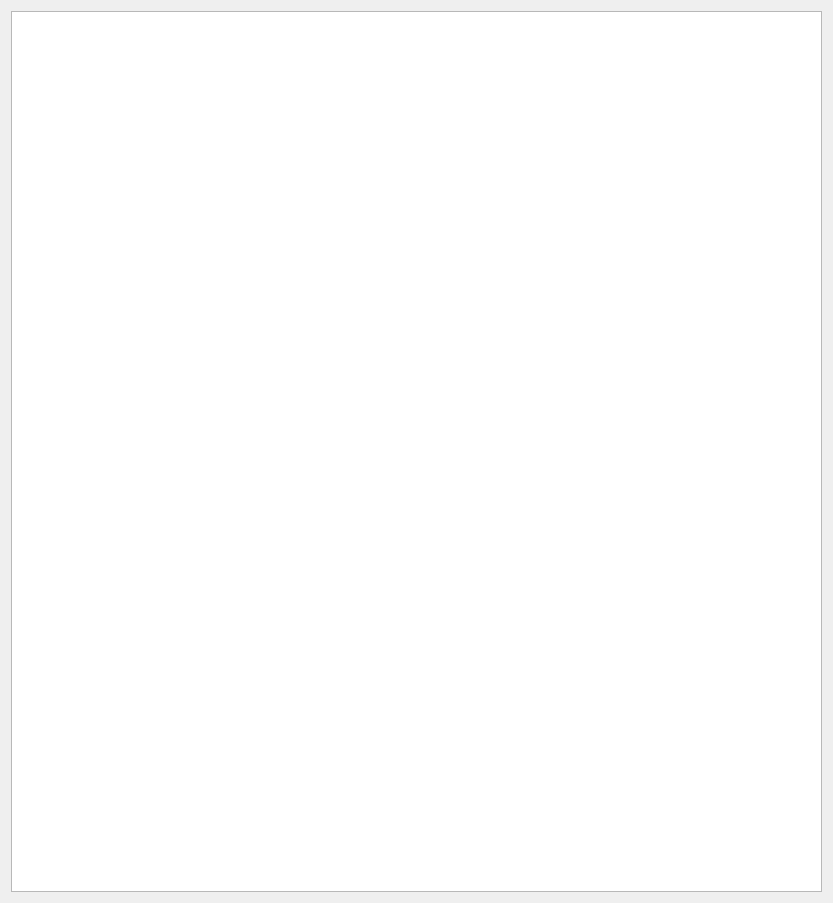
<?xml version="1.0" encoding="UTF-8"?>
<ui version="4.0">
 <class>RomDisDialog</class>
 <widget class="QDialog" name="RomDisDialog">
  <property name="geometry">
   <rect>
    <x>0</x>
    <y>0</y>
    <width>833</width>
    <height>903</height>
   </rect>
  </property>
  <property name="windowTitle">
   <string>Dialog</string>
  </property>
  <layout class="QVBoxLayout" name="verticalLayout">
   <item>
    <widget class="QPlainTextEdit" name="plainTextEdit">
     <property name="acceptDrops">
      <bool>false</bool>
     </property>
     <property name="readOnly">
      <bool>true</bool>
     </property>
    </widget>
   </item>
  </layout>
 </widget>
 <resources/>
 <connections/>
</ui>
